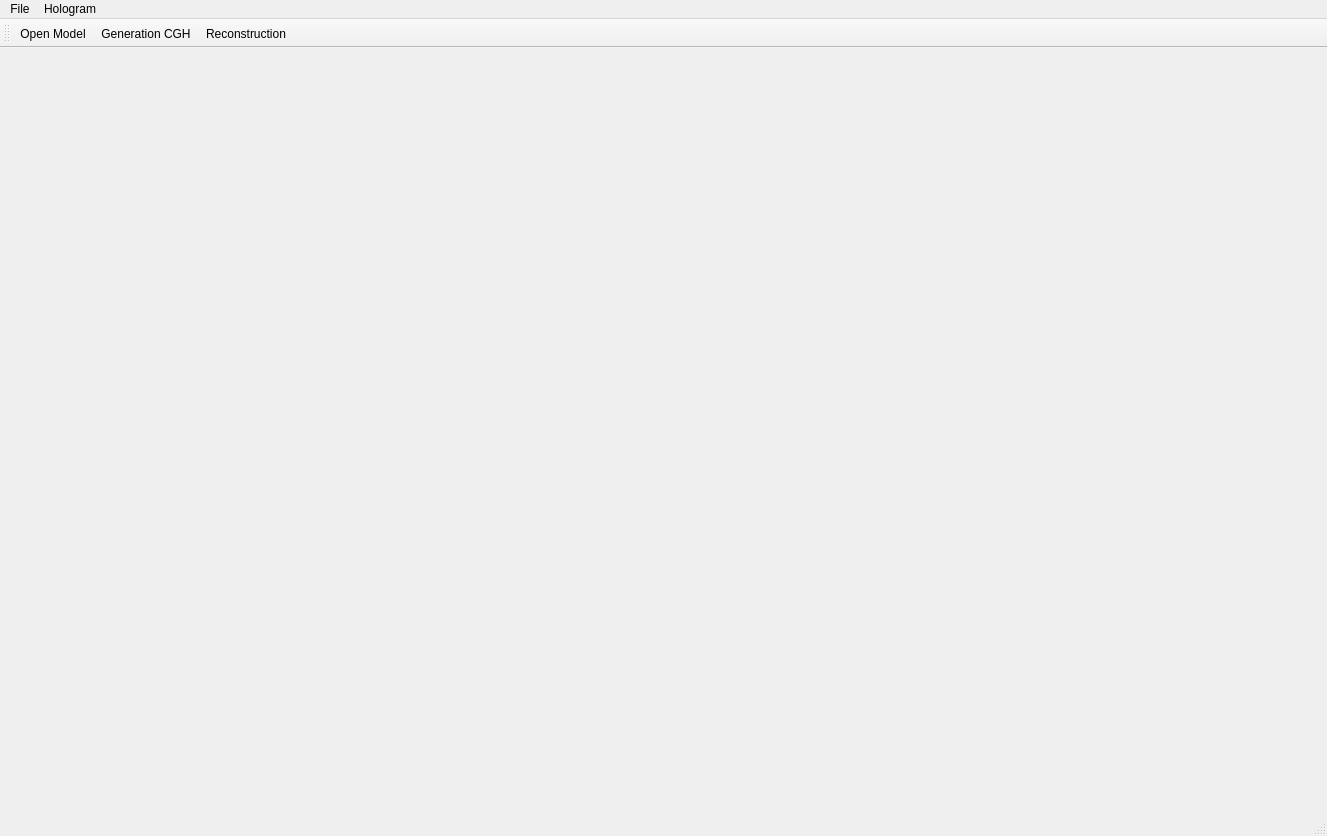
<?xml version="1.0" encoding="UTF-8"?>
<ui version="4.0">
 <class>HologramInteractiveClass</class>
 <widget class="QMainWindow" name="HologramInteractiveClass">
  <property name="geometry">
   <rect>
    <x>0</x>
    <y>0</y>
    <width>1327</width>
    <height>836</height>
   </rect>
  </property>
  <property name="windowTitle">
   <string>HologramInteractive</string>
  </property>
  <widget class="QWidget" name="centralWidget"/>
  <widget class="QMenuBar" name="menuBar">
   <property name="geometry">
    <rect>
     <x>0</x>
     <y>0</y>
     <width>1327</width>
     <height>26</height>
    </rect>
   </property>
   <widget class="QMenu" name="menuFILE">
    <property name="title">
     <string>File</string>
    </property>
    <addaction name="actionOpen_Model"/>
   </widget>
   <widget class="QMenu" name="menuHologram">
    <property name="title">
     <string>Hologram</string>
    </property>
    <addaction name="actionGeneration"/>
    <addaction name="actionReconstruction"/>
   </widget>
   <addaction name="menuFILE"/>
   <addaction name="menuHologram"/>
  </widget>
  <widget class="QToolBar" name="mainToolBar">
   <attribute name="toolBarArea">
    <enum>TopToolBarArea</enum>
   </attribute>
   <attribute name="toolBarBreak">
    <bool>false</bool>
   </attribute>
   <addaction name="actionOpen_Model"/>
   <addaction name="actionGeneration"/>
   <addaction name="actionReconstruction"/>
  </widget>
  <widget class="QStatusBar" name="statusBar"/>
  <action name="actionGeneration">
   <property name="icon">
    <iconset resource="holograminteractive.qrc">
     <normaloff>:/HologramInteractive/Resources/hologram_generation.png</normaloff>:/HologramInteractive/Resources/hologram_generation.png</iconset>
   </property>
   <property name="text">
    <string>Generation</string>
   </property>
   <property name="iconText">
    <string>Generation CGH</string>
   </property>
   <property name="toolTip">
    <string>Generation CGH</string>
   </property>
   <property name="shortcut">
    <string>F5</string>
   </property>
  </action>
  <action name="actionReconstruction">
   <property name="icon">
    <iconset resource="holograminteractive.qrc">
     <normaloff>:/HologramInteractive/Resources/hologram_reconstruction.png</normaloff>:/HologramInteractive/Resources/hologram_reconstruction.png</iconset>
   </property>
   <property name="text">
    <string>Reconstruction</string>
   </property>
   <property name="shortcut">
    <string>F6</string>
   </property>
  </action>
  <action name="actionOpen_Model">
   <property name="icon">
    <iconset resource="holograminteractive.qrc">
     <normaloff>:/HologramInteractive/Resources/open.ico</normaloff>:/HologramInteractive/Resources/open.ico</iconset>
   </property>
   <property name="text">
    <string>Open Model</string>
   </property>
   <property name="shortcut">
    <string>F2</string>
   </property>
  </action>
 </widget>
 <layoutdefault spacing="6" margin="11"/>
 <resources>
  <include location="holograminteractive.qrc"/>
 </resources>
 <connections/>
</ui>
